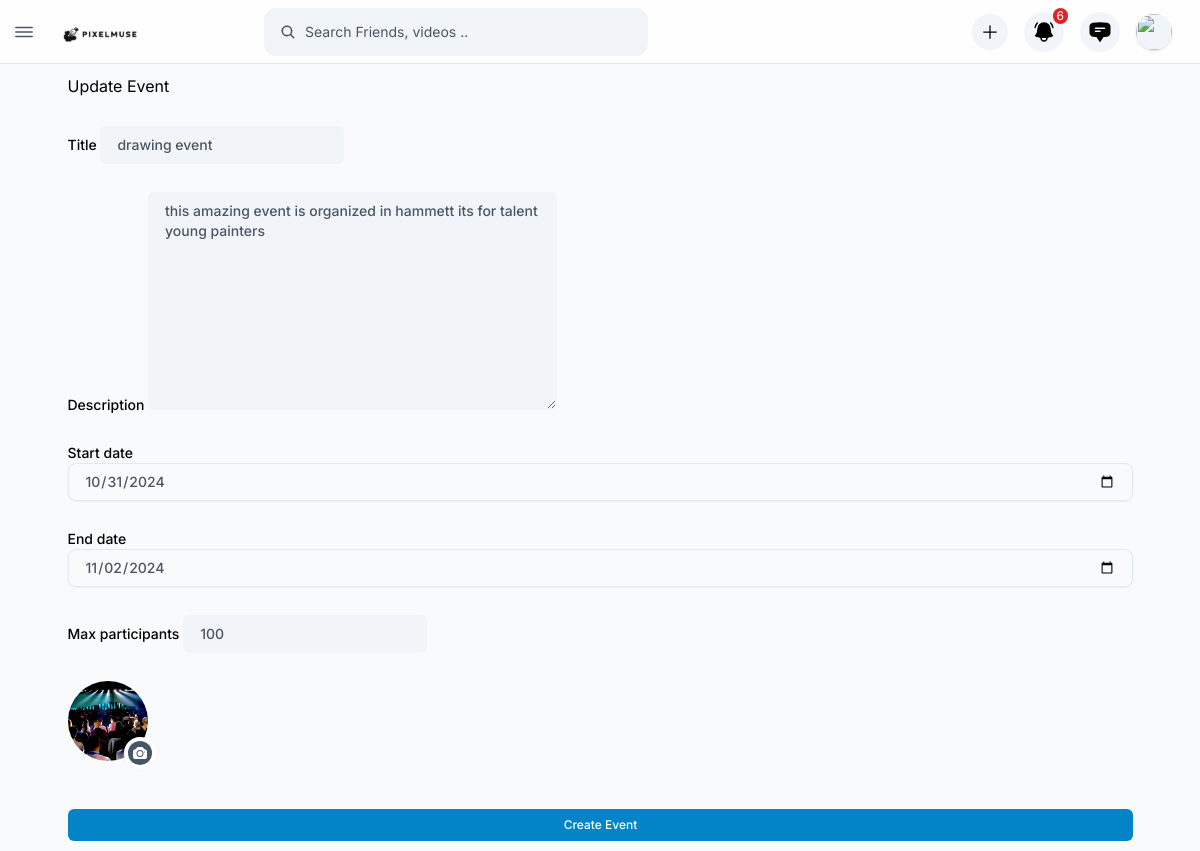
The page /events/update/5/ (signed in) on the database its author committed.
### events/models.py (models this page shows, shortened)
class Event(models.Model):
    title = models.CharField(max_length=255)
    description = models.TextField()
    start_date = models.DateTimeField()
    end_date = models.DateTimeField()
    creator = models.ForeignKey(
        settings.AUTH_USER_MODEL,
        on_delete=models.CASCADE,
        related_name="created_events"
    )
    max_participants = models.PositiveIntegerField()
    image = models.ImageField(upload_to='event_images/', blank=True, null=True)

### events/views.py (the view)
# urls.py: path('update/<int:event_id>/', views.update_event, name='updateevent'),
@login_required
def update_event(request, event_id):
    event = get_object_or_404(Event, id=event_id)
    if request.method == 'POST':
        form = EventUpdateForm(request.POST, request.FILES, instance=event)
        if form.is_valid():
            form.save()
            messages.success(request, "L'événement a été mis à jour avec succès.")
            return redirect('event_detail', event_id=event.id)
    else:
        form = EventUpdateForm(instance=event)
    return render(request, 'update_event.html', {
        'form': form,
        'event': event,
        'MEDIA_URL': settings.MEDIA_URL
    })

### events/forms.py (shortened to what this page needs)
class EventUpdateForm(forms.ModelForm):
    class Meta:
        model = Event
        fields = ['title', 'description', 'start_date', 'end_date', 'max_participants', 'image']
        widgets = {
            'start_date': forms.DateInput(attrs={
                'type': 'date',
                'required': True,
                'class': '!w-full !rounded-lg !bg-transparent !shadow-sm !border-slate-200 dark:!border-slate-800 dark:!bg-white/5'
            }),
            'end_date': forms.DateInput(attrs={
                'type': 'date',
                'required': True,
                'class': '!w-full !rounded-lg !bg-transparent !shadow-sm !border-slate-200 dark:!border-slate-800 dark:!bg-white/5'
            }),
        }
    image = forms.ImageField(required=True)

### templates/update_event.html (shortened to what this page needs)
{% extends "base.html" %}
{% load static %}
{% block content %}
<main id="site__main" class="2xl:ml-[--w-side] xl:ml-[--w-side-sm] p-2.5 h-[calc(100vh-var(--m-top))] mt-[--m-top]">
    <div class="2xl:max-w-[1220px] max-w-[1065px] mx-auto">
        <h1 class="page-title mb-5">Update Event</h1>
        <form method="POST" enctype="multipart/form-data" class="space-y-7 text-sm text-black font-medium dark:text-white" novalidate>
            <div class="mt-2.5">
                {{ form.title.label }}
                {{ form.title }}
            </div>
            <div class="mt-2.5">
                {{ form.description.label }}
                {{ form.description }}
            </div>
            <div class="mt-2.5">
                {{ form.start_date.label }}
                {{ form.start_date }}
            </div>
            <div class="mt-2.5">
                {{ form.end_date.label }}
                {{ form.end_date }}
            </div>
            <div class="mt-2.5">
                {{ form.max_participants.label }}
                {{ form.max_participants }}
            </div>
            <div class="relative md:w-20 md:h-20 w-12 h-12 shrink-0">
                <label for="file" class="cursor-pointer">
                    <img id="imgevent" src="{% if event.image %}{{ MEDIA_URL }}{{ event.image }}{% else %}{% static 'images/avatars/avatar-3.jpg' %}{% endif %}" class="object-cover w-full h-full rounded-full" alt="Event Image Preview"/>
                </label>
                <label for="file" class="md:p-1 p-0.5 rounded-full bg-slate-600 md:border-4 border-white absolute -bottom-2 -right-2 cursor-pointer dark:border-slate-700">
                </label>
            </div>
        <br>
            <button type="submit" class="button bg-primary text-white w-full">Create Event</button>
            <br>
        </form>
    </div>
</main>
{% endblock %}

### rows shown on the page
Event: title "drawing event", description "this amazing event is organized in hammett its for talent young painters", start_date "10/31/2024", end_date "11/02/2024", max_participants "100", image (picture)
